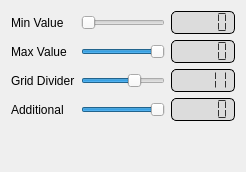
        <widget class="QWidget" name="tab_2">
         <attribute name="title">
          <string>Min, Max Ranges</string>
         </attribute>
         <layout class="QGridLayout" name="gridLayout_8">
          <item row="0" column="0">
           <layout class="QGridLayout" name="gridLayout_7">
            <item row="1" column="0">
             <widget class="QLabel" name="label_12">
              <property name="text">
               <string>Max Value</string>
              </property>
             </widget>
            </item>
            <item row="0" column="2">
             <widget class="QLCDNumber" name="lcdNumber_Red_2">
              <property name="font">
               <font>
                <family>MS Shell Dlg 2</family>
               </font>
              </property>
              <property name="styleSheet">
               <string notr="true">QLCDNumber {
	border: 1px solid black;
	border-radius: 5px;
	background-color: rgb(220, 220, 220);
	color: rgb(50, 50, 50);
}</string>
              </property>
              <property name="frameShape">
               <enum>QFrame::NoFrame</enum>
              </property>
              <property name="frameShadow">
               <enum>QFrame::Plain</enum>
              </property>
              <property name="lineWidth">
               <number>0</number>
              </property>
              <property name="segmentStyle">
               <enum>QLCDNumber::Flat</enum>
              </property>
             </widget>
            </item>
            <item row="1" column="1">
             <widget class="QSlider" name="MaxValueSlider">
              <property name="maximum">
               <number>1100</number>
              </property>
              <property name="singleStep">
               <number>10</number>
              </property>
              <property name="value">
               <number>1100</number>
              </property>
              <property name="orientation">
               <enum>Qt::Horizontal</enum>
              </property>
             </widget>
            </item>
            <item row="3" column="0">
             <widget class="QLabel" name="label_13">
              <property name="text">
               <string>Additional</string>
              </property>
             </widget>
            </item>
            <item row="1" column="2">
             <widget class="QLCDNumber" name="lcdNumber_Green_2">
              <property name="font">
               <font>
                <family>MS Shell Dlg 2</family>
               </font>
              </property>
              <property name="styleSheet">
               <string notr="true">QLCDNumber {
	border: 1px solid black;
	border-radius: 5px;
	background-color: rgb(220, 220, 220);
	color: rgb(50, 50, 50);
}</string>
              </property>
              <property name="frameShape">
               <enum>QFrame::NoFrame</enum>
              </property>
              <property name="frameShadow">
               <enum>QFrame::Plain</enum>
              </property>
              <property name="lineWidth">
               <number>0</number>
              </property>
              <property name="segmentStyle">
               <enum>QLCDNumber::Flat</enum>
              </property>
             </widget>
            </item>
            <item row="2" column="2">
             <widget class="QLCDNumber" name="lcdNumber_Blue_2">
              <property name="font">
               <font>
                <family>MS Shell Dlg 2</family>
               </font>
              </property>
              <property name="styleSheet">
               <string notr="true">QLCDNumber {
	border: 1px solid black;
	border-radius: 5px;
	background-color: rgb(220, 220, 220);
	color: rgb(50, 50, 50);
}</string>
              </property>
              <property name="frameShape">
               <enum>QFrame::NoFrame</enum>
              </property>
              <property name="frameShadow">
               <enum>QFrame::Plain</enum>
              </property>
              <property name="lineWidth">
               <number>0</number>
              </property>
              <property name="segmentStyle">
               <enum>QLCDNumber::Flat</enum>
              </property>
              <property name="intValue" stdset="0">
               <number>11</number>
              </property>
             </widget>
            </item>
            <item row="2" column="0">
             <widget class="QLabel" name="label_14">
              <property name="text">
               <string>Grid Divider</string>
              </property>
             </widget>
            </item>
            <item row="2" column="1">
             <widget class="QSlider" name="MainGridSlider">
              <property name="minimum">
               <number>1</number>
              </property>
              <property name="maximum">
               <number>16</number>
              </property>
              <property name="value">
               <number>11</number>
              </property>
              <property name="orientation">
               <enum>Qt::Horizontal</enum>
              </property>
             </widget>
            </item>
            <item row="3" column="1">
             <widget class="QSlider" name="TrancSlider_2">
              <property name="maximum">
               <number>255</number>
              </property>
              <property name="value">
               <number>255</number>
              </property>
              <property name="orientation">
               <enum>Qt::Horizontal</enum>
              </property>
             </widget>
            </item>
            <item row="3" column="2">
             <widget class="QLCDNumber" name="lcdNumber_Trancparency_2">
              <property name="font">
               <font>
                <family>MS Shell Dlg 2</family>
               </font>
              </property>
              <property name="styleSheet">
               <string notr="true">QLCDNumber {
	border: 1px solid black;
	border-radius: 5px;
	background-color: rgb(220, 220, 220);
	color: rgb(50, 50, 50);
}</string>
              </property>
              <property name="frameShape">
               <enum>QFrame::NoFrame</enum>
              </property>
              <property name="frameShadow">
               <enum>QFrame::Plain</enum>
              </property>
              <property name="lineWidth">
               <number>0</number>
              </property>
              <property name="segmentStyle">
               <enum>QLCDNumber::Flat</enum>
              </property>
             </widget>
            </item>
            <item row="0" column="0">
             <widget class="QLabel" name="label_15">
              <property name="text">
               <string>Min Value</string>
              </property>
             </widget>
            </item>
            <item row="0" column="1">
             <widget class="QSlider" name="MinValueSlider">
              <property name="maximum">
               <number>100</number>
              </property>
              <property name="value">
               <number>0</number>
              </property>
              <property name="orientation">
               <enum>Qt::Horizontal</enum>
              </property>
             </widget>
            </item>
           </layout>
          </item>
          <item row="1" column="0">
           <spacer name="verticalSpacer_3">
            <property name="orientation">
             <enum>Qt::Vertical</enum>
            </property>
            <property name="sizeHint" stdset="0">
             <size>
              <width>20</width>
              <height>40</height>
             </size>
            </property>
           </spacer>
          </item>
         </layout>
        </widget>
